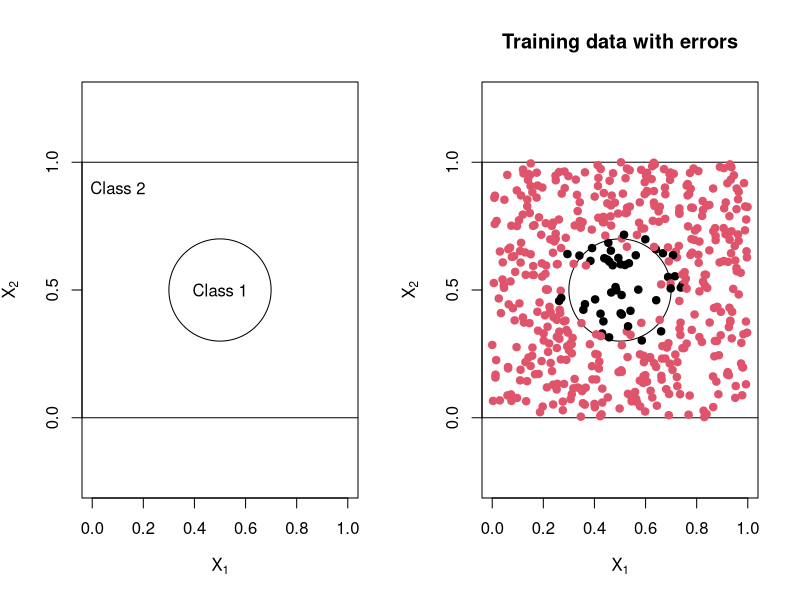

Reproduce this figure in R.
## ---- chunk 1
# install.packages("plotrix") # Install plotrix package
library("plotrix")   # Load plotrix package (draw.circle())

## Class 1: Circle  
radius <- 0.2
center <- c(0.5,0.5)
## Class 2: [0,1] x [0,1] \ Class 1

## function to map data points to class labels "Cl1" and "Cl2"
my_class_fun <- function(x1, x2, cent = center, rad = radius, error = 0){
  tmp    <- (x1 - cent[1])^2 + (x2 - cent[2])^2
  rad    <- rad + sample(c(-1,1), 1) * error
  ifelse(tmp <= rad^2, "Cl1", "Cl2")
}
my_class_fun <- Vectorize(my_class_fun, c("x1", "x2"))

## ##################################
## Generate training data (with error)
## ##################################
set.seed(321)

## number of training data points
n_train    <- 500

## error
error  <- 0.05

train_X1 <- runif(n_train, min = 0, max = 1)
train_X2 <- runif(n_train, min = 0, max = 1)
train_Cl <- my_class_fun(x1 = train_X1, 
                         x2 = train_X2, error = error)
train_Cl <- as.factor(train_Cl)
summary(train_Cl)

data_train <- data.frame(
  "Cl" = train_Cl,
  "X1" = train_X1, 
  "X2" = train_X2
)

head(data_train)

par(mfrow = c(1,2))
plot(x = 0, y = 0, 
     type = "n", 
     xlim = c(0,1),
     ylim = c(0,1), 
     xlab = expression(X[1]),
     ylab = expression(X[2]), asp=1)
abline(h = c(0,1))
draw.circle(x = center[1], y = center[2], radius = radius)
text(x = 0.5, y = 0.5, label = "Class 1")
text(x = 0.1, y = 0.9, label = "Class 2")

plot(x = 0, y = 0, 
     type = "n", 
     xlim = c(0,1),
     ylim = c(0,1), 
     xlab = expression(X[1]),
     ylab = expression(X[2]), asp=1,
     main = "Training data with errors")
abline(h = c(0,1))
draw.circle(x = center[1], y = center[2], radius = radius)

points(x   = data_train$X1, 
       y   = data_train$X2, 
       col = data_train$Cl,  pch = 19)
